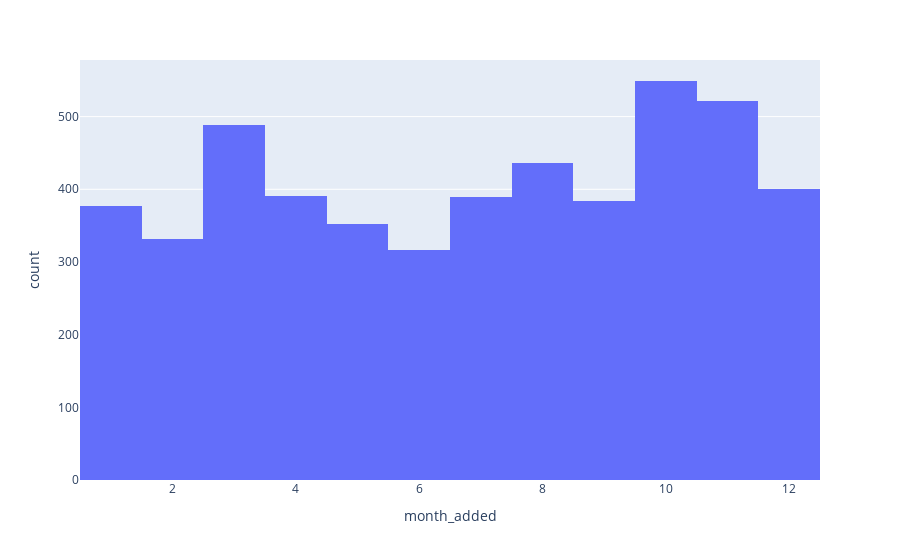

The code cell stored with this chart in its notebook:
### Markdown cell above
## Plotly version of histograms

### Code cell
fig = px.histogram(movies,x='month_added')
fig.show()

### Figure 1 — Plotly figure (JSON) as saved in the notebook; plotly's stock layout.template omitted (floating-point values rounded to 4 significant figures; data arrays with more than 128 entries replaced by an {"elided": "..."} marker saying what was removed)
{"data": [{"alignmentgroup": "True", "bingroup": "x", "hovertemplate": "month_added=%{x}<br>count=%{y}<extra></extra>", "legendgroup": "", "marker": {"color": "#636efa", "pattern": {"shape": ""}}, "name": "", "offsetgroup": "", "orientation": "v", "showlegend": false, "type": "histogram", "x": {"elided": "4972 int values"}, "xaxis": "x", "yaxis": "y"}], "layout": {"barmode": "relative", "legend": {"tracegroupgap": 0}, "margin": {"t": 60}, "xaxis": {"anchor": "y", "domain": [0, 1], "title": {"text": "month_added"}}, "yaxis": {"anchor": "x", "domain": [0, 1], "title": {"text": "count"}}}}
